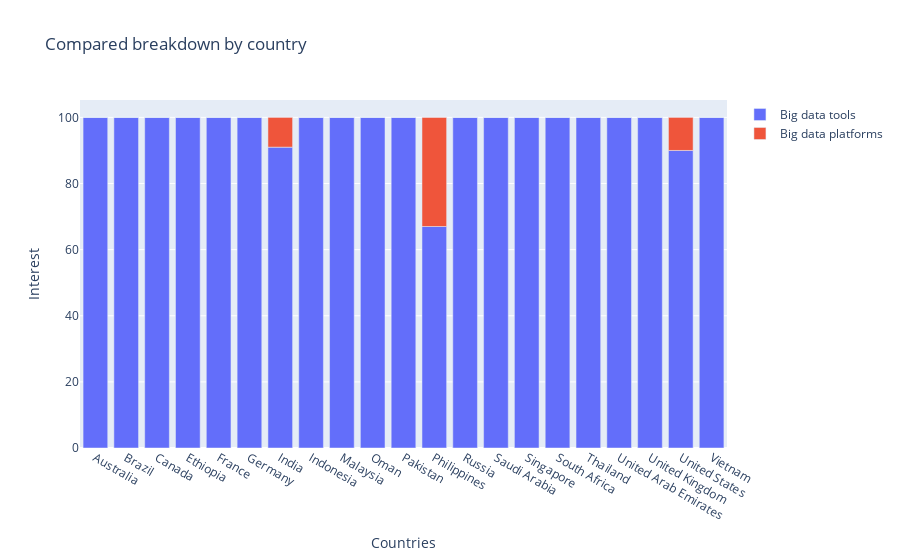

Here is the notebook cell this chart was saved with:
### Code cell
barplot_interest_by_region(kw_list, df_by_region);

### Figure 1 — Plotly figure (JSON) as saved in the notebook; plotly's stock layout.template omitted (floating-point values rounded to 4 significant figures)
{"data": [{"name": "Big data tools", "type": "bar", "x": ["Australia", "Brazil", "Canada", "Ethiopia", "France", "Germany", "India", "Indonesia", "Malaysia", "Oman", "Pakistan", "Philippines", "Russia", "Saudi Arabia", "Singapore", "South Africa", "Thailand", "United Arab Emirates", "United Kingdom", "United States", "Vietnam"], "y": [100, 100, 100, 100, 100, 100, 91, 100, 100, 100, 100, 67, 100, 100, 100, 100, 100, 100, 100, 90, 100]}, {"name": "Big data platforms", "type": "bar", "x": ["Australia", "Brazil", "Canada", "Ethiopia", "France", "Germany", "India", "Indonesia", "Malaysia", "Oman", "Pakistan", "Philippines", "Russia", "Saudi Arabia", "Singapore", "South Africa", "Thailand", "United Arab Emirates", "United Kingdom", "United States", "Vietnam"], "y": [0, 0, 0, 0, 0, 0, 9, 0, 0, 0, 0, 33, 0, 0, 0, 0, 0, 0, 0, 10, 0]}], "layout": {"barmode": "relative", "title": {"text": "Compared breakdown by country"}, "xaxis": {"title": {"text": "Countries"}}, "yaxis": {"title": {"text": "Interest"}}}}
